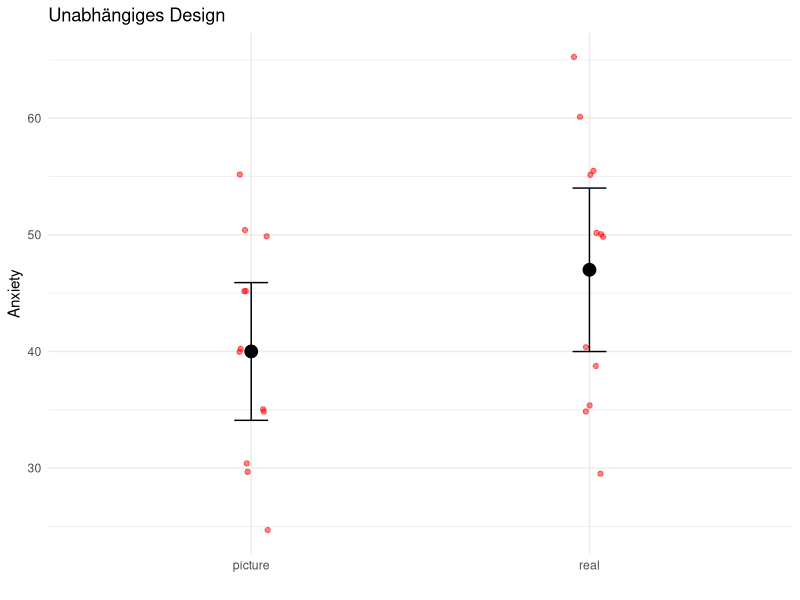
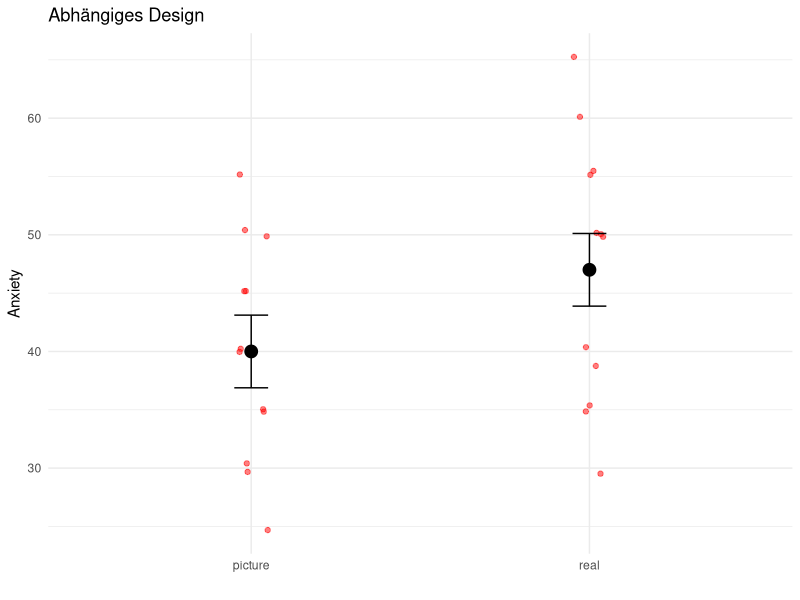
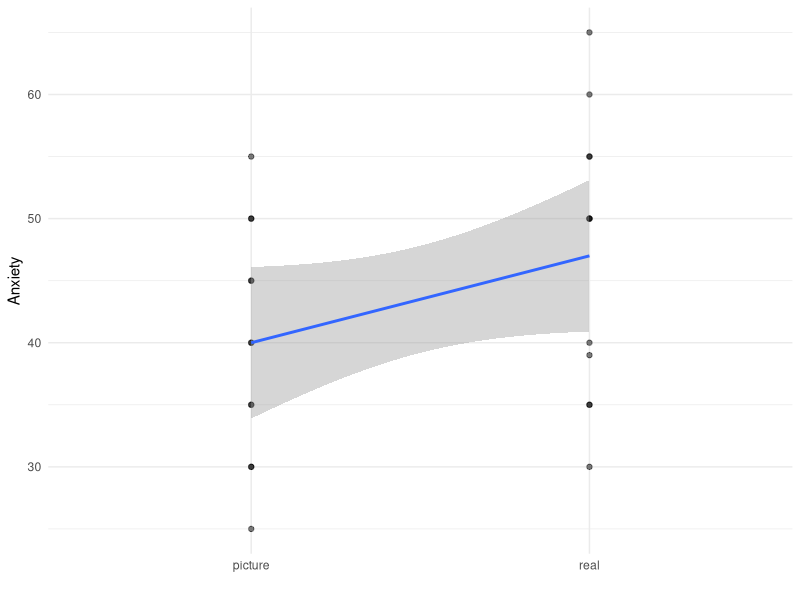

These charts were generated, in order, by the following R code:
## ---- chunk 1
#| message: false
library(readr)
(spider = read_tsv("spider.dat"))
## ---- chunk 2
by(spider$Anxiety, spider$Group, mean)
## ---- chunk 3
#| message: false
#| echo: false
library(dplyr)
spider_stats = spider %>%
    group_by(Group) %>%
    summarize(N=length(Anxiety),
              mean=mean(Anxiety),
              sd=sd(Anxiety),
              se=sd/sqrt(N),
              ci=se*qt(0.975, N-1))

library(ggplot2)
set.seed(1)
theme_set(theme_minimal())
ggplot(spider_stats, aes(Group, mean)) +
    geom_jitter(
        data=spider,
        mapping=aes(x=Group, y=Anxiety),
        alpha=0.5,
        height=0.5,
        width=0.05,
        color="red"
    ) +
    geom_point(size=4) +
    geom_errorbar(aes(ymin=mean-ci, ymax=mean+ci), width=0.1) +
    xlab("") +
    ylab("Anxiety") +
    ggtitle("Unabhängiges Design")
## ---- chunk 4
#| message: false
library(tidyr)
spider_w = pivot_wider(
    cbind(id=rep(1:12, 2), spider),
    names_from=Group,
    values_from=Anxiety
)
spider_w$id = NULL
spider_w
## ---- chunk 5
spider_w$mean = rowMeans(spider_w)
spider_w
## ---- chunk 6
spider_w$adj = mean(c(spider_w$picture, spider_w$real)) - spider_w$mean
spider_w
## ---- chunk 7
spider_w$picture_adj = spider_w$picture + spider_w$adj
spider_w$real_adj = spider_w$real + spider_w$adj
## ---- chunk 8
rowMeans(spider_w[, c("picture_adj", "real_adj")])
## ---- chunk 9
spider_w
## ---- chunk 10
spider_w_stats = data.frame(Group=c("picture", "real"),
                             N=c(length(spider_w$picture_adj), length(spider_w$real_adj)),
                             mean=c(mean(spider_w$picture_adj), mean(spider_w$real_adj)),
                             sd=c(sd(spider_w$picture_adj), sd(spider_w$real_adj)))
spider_w_stats = spider_w_stats %>%
    mutate(se=sd/sqrt(N), ci=qt(0.975, N-1)*se)
set.seed(1)
ggplot(spider_w_stats, aes(Group, mean)) +
    geom_jitter(
        data=spider,
        mapping=aes(x=Group, y=Anxiety),
        alpha=0.5,
        height=0.5,
        width=0.05,
        color="red"
    ) +
    geom_point(size=4) +
    geom_errorbar(aes(ymin=mean-ci, ymax=mean+ci), width=0.1) +
    xlab("") +
    ylab("Anxiety") +
    ggtitle("Abhängiges Design")
## ---- chunk 11
model = lm(Anxiety ~ Group, data=spider)
summary(model)
## ---- chunk 12
#| echo: false
library(ggplot2)
ggplot(spider, aes(Group, Anxiety)) +
    geom_point(alpha=0.5) +
    geom_smooth(method="lm", aes(group=1), formula="y~x") +
    xlab("")
## ---- chunk 13
mean(spider$Anxiety[spider$Group=="picture"])
## ---- chunk 14
mean(spider$Anxiety[spider$Group=="real"])
## ---- chunk 15
(model = t.test(Anxiety ~ Group, data=spider))
## ---- chunk 16
(model = t.test(spider_w$picture, spider_w$real))
## ---- chunk 17
t = model$statistic[[1]]
df = model$parameter[[1]]
r = sqrt(t^2 / (t^2 + df))
round(r, 3)
## ---- chunk 18
(model = t.test(spider_w$picture, spider_w$real, paired=TRUE))
## ---- chunk 19
t = model$statistic[[1]]
df = model$parameter[[1]]
r = sqrt(t^2 / (t^2 + df))
round(r, 3)
